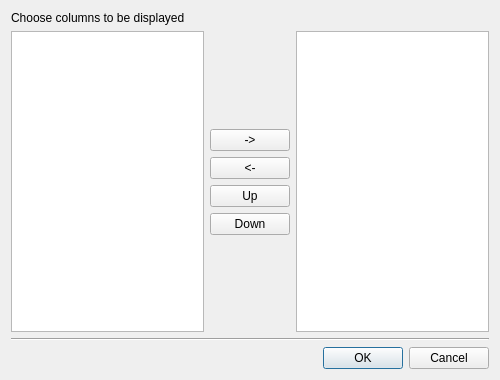
<?xml version="1.0" encoding="UTF-8"?>
<ui version="4.0">
 <class>ColumnsDlg</class>
 <widget class="QDialog" name="ColumnsDlg">
  <property name="geometry">
   <rect>
    <x>0</x>
    <y>0</y>
    <width>500</width>
    <height>380</height>
   </rect>
  </property>
  <property name="minimumSize">
   <size>
    <width>400</width>
    <height>300</height>
   </size>
  </property>
  <property name="windowTitle">
   <string>Select Process Columns</string>
  </property>
  <layout class="QVBoxLayout" name="dialogLayout" stretch="0,1,0,0">
   <item>
    <widget class="QLabel" name="label">
     <property name="text">
      <string>Choose columns to be displayed</string>
     </property>
    </widget>
   </item>
   <item>
    <layout class="QHBoxLayout" name="columnsPaneLayout" stretch="1,0,1">
     <item>
      <widget class="QListWidget" name="listInactive">
       <property name="editTriggers">
        <set>QAbstractItemView::NoEditTriggers</set>
       </property>
       <property name="showDropIndicator" stdset="0">
        <bool>false</bool>
       </property>
       <property name="itemAlignment">
        <set>Qt::AlignLeading</set>
       </property>
      </widget>
     </item>
     <item>
      <layout class="QVBoxLayout" name="arrowButtonsLayout">
       <item>
        <spacer name="verticalSpacer">
         <property name="orientation">
          <enum>Qt::Vertical</enum>
         </property>
         <property name="sizeHint" stdset="0">
          <size>
           <width>20</width>
           <height>40</height>
          </size>
         </property>
        </spacer>
       </item>
       <item>
        <widget class="QPushButton" name="buttonActivate">
         <property name="text">
          <string>-&gt;</string>
         </property>
        </widget>
       </item>
       <item>
        <widget class="QPushButton" name="buttonInactivate">
         <property name="text">
          <string>&lt;-</string>
         </property>
        </widget>
       </item>
       <item>
        <widget class="QPushButton" name="buttonUp">
         <property name="text">
          <string>Up</string>
         </property>
        </widget>
       </item>
       <item>
        <widget class="QPushButton" name="buttonDown">
         <property name="text">
          <string>Down</string>
         </property>
        </widget>
       </item>
       <item>
        <spacer name="verticalSpacer_2">
         <property name="orientation">
          <enum>Qt::Vertical</enum>
         </property>
         <property name="sizeHint" stdset="0">
          <size>
           <width>20</width>
           <height>40</height>
          </size>
         </property>
        </spacer>
       </item>
      </layout>
     </item>
     <item>
      <widget class="QListWidget" name="listActive">
       <property name="editTriggers">
        <set>QAbstractItemView::NoEditTriggers</set>
       </property>
       <property name="showDropIndicator" stdset="0">
        <bool>false</bool>
       </property>
       <property name="itemAlignment">
        <set>Qt::AlignLeading</set>
       </property>
      </widget>
     </item>
    </layout>
   </item>
   <item>
    <widget class="Line" name="line">
     <property name="orientation">
      <enum>Qt::Horizontal</enum>
     </property>
    </widget>
   </item>
   <item>
    <layout class="QHBoxLayout" name="dlgButtonsLayout">
     <item>
      <spacer name="horizontalSpacer">
       <property name="orientation">
        <enum>Qt::Horizontal</enum>
       </property>
       <property name="sizeHint" stdset="0">
        <size>
         <width>40</width>
         <height>20</height>
        </size>
       </property>
      </spacer>
     </item>
     <item>
      <widget class="QPushButton" name="buttonOk">
       <property name="text">
        <string>OK</string>
       </property>
       <property name="default">
        <bool>true</bool>
       </property>
      </widget>
     </item>
     <item>
      <widget class="QPushButton" name="buttonCancel">
       <property name="text">
        <string>Cancel</string>
       </property>
      </widget>
     </item>
    </layout>
   </item>
  </layout>
 </widget>
 <resources/>
 <connections>
  <connection>
   <sender>buttonOk</sender>
   <signal>clicked()</signal>
   <receiver>ColumnsDlg</receiver>
   <slot>onOk()</slot>
   <hints>
    <hint type="sourcelabel">
     <x>371</x>
     <y>357</y>
    </hint>
    <hint type="destinationlabel">
     <x>249</x>
     <y>189</y>
    </hint>
   </hints>
  </connection>
  <connection>
   <sender>buttonCancel</sender>
   <signal>clicked()</signal>
   <receiver>ColumnsDlg</receiver>
   <slot>onCancel()</slot>
   <hints>
    <hint type="sourcelabel">
     <x>372</x>
     <y>358</y>
    </hint>
    <hint type="destinationlabel">
     <x>250</x>
     <y>190</y>
    </hint>
   </hints>
  </connection>
  <connection>
   <sender>buttonActivate</sender>
   <signal>clicked()</signal>
   <receiver>ColumnsDlg</receiver>
   <slot>onActivate()</slot>
   <hints>
    <hint type="sourcelabel">
     <x>373</x>
     <y>359</y>
    </hint>
    <hint type="destinationlabel">
     <x>251</x>
     <y>191</y>
    </hint>
   </hints>
  </connection>
  <connection>
   <sender>buttonInactivate</sender>
   <signal>clicked()</signal>
   <receiver>ColumnsDlg</receiver>
   <slot>onInactivate()</slot>
   <hints>
    <hint type="sourcelabel">
     <x>374</x>
     <y>360</y>
    </hint>
    <hint type="destinationlabel">
     <x>252</x>
     <y>192</y>
    </hint>
   </hints>
  </connection>
  <connection>
   <sender>buttonUp</sender>
   <signal>clicked()</signal>
   <receiver>ColumnsDlg</receiver>
   <slot>onUp()</slot>
   <hints>
    <hint type="sourcelabel">
     <x>375</x>
     <y>361</y>
    </hint>
    <hint type="destinationlabel">
     <x>253</x>
     <y>194</y>
    </hint>
   </hints>
  </connection>
  <connection>
   <sender>buttonDown</sender>
   <signal>clicked()</signal>
   <receiver>ColumnsDlg</receiver>
   <slot>onDown()</slot>
   <hints>
    <hint type="sourcelabel">
     <x>376</x>
     <y>362</y>
    </hint>
    <hint type="destinationlabel">
     <x>254</x>
     <y>195</y>
    </hint>
   </hints>
  </connection>
  <connection>
   <sender>listActive</sender>
   <signal>itemClicked(QListWidgetItem*)</signal>
   <receiver>ColumnsDlg</receiver>
   <slot>onActiveClicked(QListWidgetItem*)</slot>
   <hints>
    <hint type="sourcelabel">
     <x>392</x>
     <y>180</y>
    </hint>
    <hint type="destinationlabel">
     <x>249</x>
     <y>189</y>
    </hint>
   </hints>
  </connection>
  <connection>
   <sender>listInactive</sender>
   <signal>itemClicked(QListWidgetItem*)</signal>
   <receiver>ColumnsDlg</receiver>
   <slot>onInactiveClicked(QListWidgetItem*)</slot>
   <hints>
    <hint type="sourcelabel">
     <x>107</x>
     <y>180</y>
    </hint>
    <hint type="destinationlabel">
     <x>249</x>
     <y>189</y>
    </hint>
   </hints>
  </connection>
  <connection>
   <sender>listInactive</sender>
   <signal>currentItemChanged(QListWidgetItem*,QListWidgetItem*)</signal>
   <receiver>ColumnsDlg</receiver>
   <slot>onInactiveCurrentItemChanged(QListWidgetItem*,QListWidgetItem*)</slot>
   <hints>
    <hint type="sourcelabel">
     <x>107</x>
     <y>180</y>
    </hint>
    <hint type="destinationlabel">
     <x>249</x>
     <y>189</y>
    </hint>
   </hints>
  </connection>
  <connection>
   <sender>listActive</sender>
   <signal>currentItemChanged(QListWidgetItem*,QListWidgetItem*)</signal>
   <receiver>ColumnsDlg</receiver>
   <slot>onActiveCurrentItemChanged(QListWidgetItem*,QListWidgetItem*)</slot>
   <hints>
    <hint type="sourcelabel">
     <x>392</x>
     <y>180</y>
    </hint>
    <hint type="destinationlabel">
     <x>249</x>
     <y>189</y>
    </hint>
   </hints>
  </connection>
  <connection>
   <sender>listActive</sender>
   <signal>itemSelectionChanged()</signal>
   <receiver>ColumnsDlg</receiver>
   <slot>onActiveSelectionChanged()</slot>
   <hints>
    <hint type="sourcelabel">
     <x>392</x>
     <y>180</y>
    </hint>
    <hint type="destinationlabel">
     <x>249</x>
     <y>189</y>
    </hint>
   </hints>
  </connection>
  <connection>
   <sender>listInactive</sender>
   <signal>itemSelectionChanged()</signal>
   <receiver>ColumnsDlg</receiver>
   <slot>onInactiveSelectionChanged()</slot>
   <hints>
    <hint type="sourcelabel">
     <x>392</x>
     <y>180</y>
    </hint>
    <hint type="destinationlabel">
     <x>249</x>
     <y>189</y>
    </hint>
   </hints>
  </connection>
 </connections>
 <slots>
  <slot>onOk()</slot>
  <slot>onCancel()</slot>
  <slot>onActivate()</slot>
  <slot>onInactivate()</slot>
  <slot>onUp()</slot>
  <slot>onDown()</slot>
  <slot>onInactiveClicked(QListWidgetItem*)</slot>
  <slot>onActiveClicked(QListWidgetItem*)</slot>
  <slot>onActiveCurrentItemChanged(QListWidgetItem*,QListWidgetItem*)</slot>
  <slot>onInactiveCurrentItemChanged(QListWidgetItem*,QListWidgetItem*)</slot>
  <slot>onActiveSelectionChanged()</slot>
  <slot>onInactiveSelectionChanged()</slot>
 </slots>
</ui>
